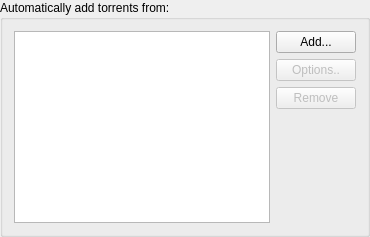
             <widget class="QGroupBox" name="groupBox_2">
              <property name="title">
               <string>Automatically add torrents from:</string>
              </property>
              <layout class="QVBoxLayout" name="verticalLayout_38">
               <item>
                <layout class="QHBoxLayout" name="horizontalLayout_16">
                 <item>
                  <widget class="QTreeView" name="scanFoldersView">
                   <property name="sizePolicy">
                    <sizepolicy hsizetype="Expanding" vsizetype="Expanding">
                     <horstretch>0</horstretch>
                     <verstretch>1</verstretch>
                    </sizepolicy>
                   </property>
                   <property name="minimumSize">
                    <size>
                     <width>250</width>
                     <height>150</height>
                    </size>
                   </property>
                   <property name="editTriggers">
                    <set>QAbstractItemView::EditTrigger::AllEditTriggers</set>
                   </property>
                   <property name="selectionMode">
                    <enum>QAbstractItemView::SelectionMode::SingleSelection</enum>
                   </property>
                   <property name="selectionBehavior">
                    <enum>QAbstractItemView::SelectionBehavior::SelectRows</enum>
                   </property>
                   <property name="textElideMode">
                    <enum>Qt::TextElideMode::ElideNone</enum>
                   </property>
                   <property name="rootIsDecorated">
                    <bool>false</bool>
                   </property>
                   <attribute name="headerDefaultSectionSize">
                    <number>80</number>
                   </attribute>
                   <attribute name="headerStretchLastSection">
                    <bool>false</bool>
                   </attribute>
                  </widget>
                 </item>
                 <item>
                  <layout class="QVBoxLayout" name="verticalLayout_37">
                   <item>
                    <widget class="QPushButton" name="addWatchedFolderButton">
                     <property name="text">
                      <string>Add...</string>
                     </property>
                    </widget>
                   </item>
                   <item>
                    <widget class="QPushButton" name="editWatchedFolderButton">
                     <property name="enabled">
                      <bool>false</bool>
                     </property>
                     <property name="text">
                      <string>Options..</string>
                     </property>
                    </widget>
                   </item>
                   <item>
                    <widget class="QPushButton" name="removeWatchedFolderButton">
                     <property name="enabled">
                      <bool>false</bool>
                     </property>
                     <property name="text">
                      <string>Remove</string>
                     </property>
                    </widget>
                   </item>
                   <item>
                    <spacer name="verticalSpacer_6">
                     <property name="orientation">
                      <enum>Qt::Orientation::Vertical</enum>
                     </property>
                     <property name="sizeHint" stdset="0">
                      <size>
                       <width>20</width>
                       <height>40</height>
                      </size>
                     </property>
                    </spacer>
                   </item>
                  </layout>
                 </item>
                </layout>
               </item>
              </layout>
             </widget>
